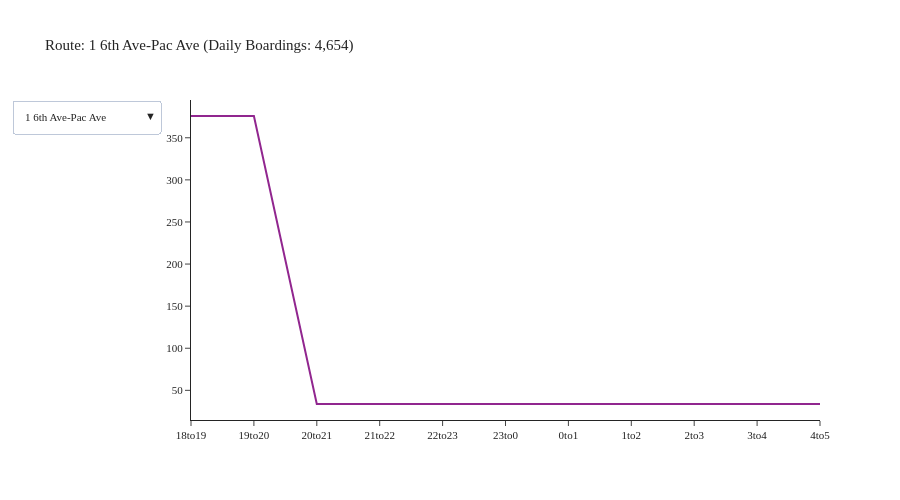

Notebook cell for this chart:
### Code cell
agency = 'Pierce Transit'
df = df_transit_line[df_transit_line['agency'] == agency]
df = df.groupby(['tod', 'description']).agg({'boardings': 'sum'}).reset_index()
fig = create_tod_chart(df)
fig.show()

### Figure 1 — Plotly figure (JSON) as saved in the notebook; plotly's stock layout.template omitted (floating-point values rounded to 4 significant figures)
{"data": [{"mode": "lines", "name": "1 6th Ave-Pac Ave", "type": "scatter", "visible": true, "x": ["18to19", "19to20", "20to21", "21to22", "22to23", "23to0", "0to1", "1to2", "2to3", "3to4", "4to5"], "y": [375.9, 375.9, 33.76, 33.76, 33.76, 33.76, 33.76, 33.76, 33.76, 33.76, 33.76]}, {"mode": "lines", "name": "10 Pearl Street", "type": "scatter", "visible": false, "x": ["18to19", "19to20", "20to21", "21to22", "22to23", "23to0", "0to1", "1to2", "2to3", "3to4", "4to5"], "y": [41.81, 41.81, 1.639, 1.639, 1.639, 1.639, 1.639, 1.639, 1.639, 1.639, 1.639]}, {"mode": "lines", "name": "100 Gig Harbor", "type": "scatter", "visible": false, "x": ["18to19", "19to20"], "y": [59.35, 59.35]}, {"mode": "lines", "name": "11 Pt Defiance", "type": "scatter", "visible": false, "x": ["18to19", "19to20", "20to21", "21to22", "22to23", "23to0", "0to1", "1to2", "2to3", "3to4", "4to5"], "y": [71.72, 71.72, 0.113, 0.113, 0.113, 0.113, 0.113, 0.113, 0.113, 0.113, 0.113]}, {"mode": "lines", "name": "13 N 30th Street", "type": "scatter", "visible": false, "x": ["18to19", "19to20"], "y": [8.503, 8.503]}, {"mode": "lines", "name": "16 North End", "type": "scatter", "visible": false, "x": ["18to19", "19to20", "20to21", "21to22", "22to23", "23to0", "0to1", "1to2", "2to3", "3to4", "4to5"], "y": [58.6, 58.6, 1.99, 1.99, 1.99, 1.99, 1.99, 1.99, 1.99, 1.99, 1.99]}, {"mode": "lines", "name": "2 S 19th-Bridgeport", "type": "scatter", "visible": false, "x": ["18to19", "19to20", "20to21", "21to22", "22to23", "23to0", "0to1", "1to2", "2to3", "3to4", "4to5"], "y": [195.5, 195.5, 25.8, 25.8, 25.8, 25.8, 25.8, 25.8, 25.8, 25.8, 25.8]}, {"mode": "lines", "name": "202 S 72nd Street", "type": "scatter", "visible": false, "x": ["18to19", "19to20", "20to21", "21to22", "22to23", "23to0", "0to1", "1to2", "2to3", "3to4", "4to5"], "y": [7.859, 7.859, 1.246, 1.246, 1.246, 1.246, 1.246, 1.246, 1.246, 1.246, 1.246]}, {"mode": "lines", "name": "206 PacHwy-Till_Madg", "type": "scatter", "visible": false, "x": ["18to19", "19to20", "20to21", "21to22", "22to23", "23to0", "0to1", "1to2", "2to3", "3to4", "4to5"], "y": [23.78, 23.78, 2.157, 2.157, 2.157, 2.157, 2.157, 2.157, 2.157, 2.157, 2.157]}, {"mode": "lines", "name": "212 Steilacoom", "type": "scatter", "visible": false, "x": ["18to19", "19to20", "20to21", "21to22", "22to23", "23to0", "0to1", "1to2", "2to3", "3to4", "4to5"], "y": [29.37, 29.37, 1.809, 1.809, 1.809, 1.809, 1.809, 1.809, 1.809, 1.809, 1.809]}, {"mode": "lines", "name": "214 Washington", "type": "scatter", "visible": false, "x": ["18to19", "19to20", "20to21", "21to22", "22to23", "23to0", "0to1", "1to2", "2to3", "3to4", "4to5"], "y": [27.73, 27.73, 3.294, 3.294, 3.294, 3.294, 3.294, 3.294, 3.294, 3.294, 3.294]}, {"mode": "lines", "name": "28 S 12th St", "type": "scatter", "visible": false, "x": ["18to19", "19to20", "20to21", "21to22", "22to23", "23to0", "0to1", "1to2", "2to3", "3to4", "4to5"], "y": [8.197, 8.197, 1.291, 1.291, 1.291, 1.291, 1.291, 1.291, 1.291, 1.291, 1.291]}, {"mode": "lines", "name": "3 Lakewood-Tacoma", "type": "scatter", "visible": false, "x": ["18to19", "19to20", "20to21", "21to22", "22to23", "23to0", "0to1", "1to2", "2to3", "3to4", "4to5"], "y": [173.8, 173.8, 4.327, 4.327, 4.327, 4.327, 4.327, 4.327, 4.327, 4.327, 4.327]}, {"mode": "lines", "name": "4 Lakewd-South Hill", "type": "scatter", "visible": false, "x": ["18to19", "19to20", "20to21", "21to22", "22to23", "23to0", "0to1", "1to2", "2to3", "3to4", "4to5"], "y": [122.9, 122.9, 2.044, 2.044, 2.044, 2.044, 2.044, 2.044, 2.044, 2.044, 2.044]}, {"mode": "lines", "name": "400 Puyllp-Tacoma", "type": "scatter", "visible": false, "x": ["18to19", "19to20", "20to21", "21to22", "22to23", "23to0", "0to1", "1to2", "2to3", "3to4", "4to5"], "y": [106.4, 106.4, 5.202, 5.202, 5.202, 5.202, 5.202, 5.202, 5.202, 5.202, 5.202]}, {"mode": "lines", "name": "402 Meridian", "type": "scatter", "visible": false, "x": ["18to19", "19to20"], "y": [100.3, 100.3]}, {"mode": "lines", "name": "409 Puyallup-S 72nd", "type": "scatter", "visible": false, "x": [], "y": []}, {"mode": "lines", "name": "41 S 56th St-Salish", "type": "scatter", "visible": false, "x": ["18to19", "19to20", "20to21", "21to22", "22to23", "23to0", "0to1", "1to2", "2to3", "3to4", "4to5"], "y": [43.0, 43.0, 4.417, 4.417, 4.417, 4.417, 4.417, 4.417, 4.417, 4.417, 4.417]}, {"mode": "lines", "name": "42 McKinley Ave", "type": "scatter", "visible": false, "x": ["18to19", "19to20", "20to21", "21to22", "22to23", "23to0", "0to1", "1to2", "2to3", "3to4", "4to5"], "y": [31.8, 31.8, 3.478, 3.478, 3.478, 3.478, 3.478, 3.478, 3.478, 3.478, 3.478]}, {"mode": "lines", "name": "425 Puyallup Cnectr", "type": "scatter", "visible": false, "x": [], "y": []}, {"mode": "lines", "name": "45 Yakima", "type": "scatter", "visible": false, "x": ["18to19", "19to20", "20to21", "21to22", "22to23", "23to0", "0to1", "1to2", "2to3", "3to4", "4to5"], "y": [14.48, 14.48, 0.7385, 0.7385, 0.7385, 0.7385, 0.7385, 0.7385, 0.7385, 0.7385, 0.7385]}, {"mode": "lines", "name": "48 Sheridan-M St", "type": "scatter", "visible": false, "x": ["18to19", "19to20", "20to21", "21to22", "22to23", "23to0", "0to1", "1to2", "2to3", "3to4", "4to5"], "y": [70.29, 70.29, 0.8136, 0.8136, 0.8136, 0.8136, 0.8136, 0.8136, 0.8136, 0.8136, 0.8136]}, {"mode": "lines", "name": "497 Lakelnd Hills Ex", "type": "scatter", "visible": false, "x": ["18to19", "19to20"], "y": [15.64, 15.64]}, {"mode": "lines", "name": "500 Federal Way", "type": "scatter", "visible": false, "x": ["18to19", "19to20", "20to21", "21to22", "22to23", "23to0", "0to1", "1to2", "2to3", "3to4", "4to5"], "y": [71.84, 71.84, 17.09, 17.09, 17.09, 17.09, 17.09, 17.09, 17.09, 17.09, 17.09]}, {"mode": "lines", "name": "501 Miltn-Fed Way", "type": "scatter", "visible": false, "x": ["18to19", "19to20"], "y": [91.39, 91.39]}, {"mode": "lines", "name": "52 Fircrest-TCC", "type": "scatter", "visible": false, "x": ["18to19", "19to20", "20to21", "21to22", "22to23", "23to0", "0to1", "1to2", "2to3", "3to4", "4to5"], "y": [5.651, 5.651, 0.4896, 0.4896, 0.4896, 0.4896, 0.4896, 0.4896, 0.4896, 0.4896, 0.4896]}, {"mode": "lines", "name": "53 University Plc", "type": "scatter", "visible": false, "x": ["18to19", "19to20", "20to21", "21to22", "22to23", "23to0", "0to1", "1to2", "2to3", "3to4", "4to5"], "y": [26.78, 26.78, 1.185, 1.185, 1.185, 1.185, 1.185, 1.185, 1.185, 1.185, 1.185]}, {"mode": "lines", "name": "54 S 38th St-Port Av", "type": "scatter", "visible": false, "x": ["18to19", "19to20", "20to21", "21to22", "22to23", "23to0", "0to1", "1to2", "2to3", "3to4", "4to5"], "y": [14.24, 14.24, 1.81, 1.81, 1.81, 1.81, 1.81, 1.81, 1.81, 1.81, 1.81]}, {"mode": "lines", "name": "55 Tacoma Mall", "type": "scatter", "visible": false, "x": ["18to19", "19to20", "20to21", "21to22", "22to23", "23to0", "0to1", "1to2", "2to3", "3to4", "4to5"], "y": [6.29, 6.29, 0.6508, 0.6508, 0.6508, 0.6508, 0.6508, 0.6508, 0.6508, 0.6508, 0.6508]}, {"mode": "lines", "name": "57 Union-19th-Hilltp", "type": "scatter", "visible": false, "x": ["18to19", "19to20", "20to21", "21to22", "22to23", "23to0", "0to1", "1to2", "2to3", "3to4", "4to5"], "y": [13.01, 13.01, 2.109, 2.109, 2.109, 2.109, 2.109, 2.109, 2.109, 2.109, 2.109]}, {"mode": "lines", "name": "63 NE Tacoma", "type": "scatter", "visible": false, "x": [], "y": []}], "layout": {"font": {"size": 11}, "height": 500, "title": {"text": "Route: 1 6th Ave-Pac Ave (Daily Boardings: 4,654)"}, "updatemenus": [{"buttons": [{"args": [{"visible": [true, false, false, false, false, false, false, false, false, false, false, false, false, false, false, false, false, false, false, false, false, false, false, false, false, false, false, false, false, false, false]}, {"title": "Route: 1 6th Ave-Pac Ave (Daily Boardings: 4,654)"}], "label": "1 6th Ave-Pac Ave", "method": "update"}, {"args": [{"visible": [false, true, false, false, false, false, false, false, false, false, false, false, false, false, false, false, false, false, false, false, false, false, false, false, false, false, false, false, false, false, false]}, {"title": "Route: 10 Pearl Street (Daily Boardings: 775)"}], "label": "10 Pearl Street", "method": "update"}, {"args": [{"visible": [false, false, true, false, false, false, false, false, false, false, false, false, false, false, false, false, false, false, false, false, false, false, false, false, false, false, false, false, false, false, false]}, {"title": "Route: 100 Gig Harbor (Daily Boardings: 675)"}], "label": "100 Gig Harbor", "method": "update"}, {"args": [{"visible": [false, false, false, true, false, false, false, false, false, false, false, false, false, false, false, false, false, false, false, false, false, false, false, false, false, false, false, false, false, false, false]}, {"title": "Route: 11 Pt Defiance (Daily Boardings: 810)"}], "label": "11 Pt Defiance", "method": "update"}, {"args": [{"visible": [false, false, false, false, true, false, false, false, false, false, false, false, false, false, false, false, false, false, false, false, false, false, false, false, false, false, false, false, false, false, false]}, {"title": "Route: 13 N 30th Street (Daily Boardings: 114)"}], "label": "13 N 30th Street", "method": "update"}, {"args": [{"visible": [false, false, false, false, false, true, false, false, false, false, false, false, false, false, false, false, false, false, false, false, false, false, false, false, false, false, false, false, false, false, false]}, {"title": "Route: 16 North End (Daily Boardings: 622)"}], "label": "16 North End", "method": "update"}, {"args": [{"visible": [false, false, false, false, false, false, true, false, false, false, false, false, false, false, false, false, false, false, false, false, false, false, false, false, false, false, false, false, false, false, false]}, {"title": "Route: 2 S 19th-Bridgeport (Daily Boardings: 2,372)"}], "label": "2 S 19th-Bridgeport", "method": "update"}, {"args": [{"visible": [false, false, false, false, false, false, false, true, false, false, false, false, false, false, false, false, false, false, false, false, false, false, false, false, false, false, false, false, false, false, false]}, {"title": "Route: 202 S 72nd Street (Daily Boardings: 227)"}], "label": "202 S 72nd Street", "method": "update"}, {"args": [{"visible": [false, false, false, false, false, false, false, false, true, false, false, false, false, false, false, false, false, false, false, false, false, false, false, false, false, false, false, false, false, false, false]}, {"title": "Route: 206 PacHwy-Till_Madg (Daily Boardings: 389)"}], "label": "206 PacHwy-Till_Madg", "method": "update"}, {"args": [{"visible": [false, false, false, false, false, false, false, false, false, true, false, false, false, false, false, false, false, false, false, false, false, false, false, false, false, false, false, false, false, false, false]}, {"title": "Route: 212 Steilacoom (Daily Boardings: 425)"}], "label": "212 Steilacoom", "method": "update"}, {"args": [{"visible": [false, false, false, false, false, false, false, false, false, false, true, false, false, false, false, false, false, false, false, false, false, false, false, false, false, false, false, false, false, false, false]}, {"title": "Route: 214 Washington (Daily Boardings: 471)"}], "label": "214 Washington", "method": "update"}, {"args": [{"visible": [false, false, false, false, false, false, false, false, false, false, false, true, false, false, false, false, false, false, false, false, false, false, false, false, false, false, false, false, false, false, false]}, {"title": "Route: 28 S 12th St (Daily Boardings: 295)"}], "label": "28 S 12th St", "method": "update"}, {"args": [{"visible": [false, false, false, false, false, false, false, false, false, false, false, false, true, false, false, false, false, false, false, false, false, false, false, false, false, false, false, false, false, false, false]}, {"title": "Route: 3 Lakewood-Tacoma (Daily Boardings: 1,636)"}], "label": "3 Lakewood-Tacoma", "method": "update"}, {"args": [{"visible": [false, false, false, false, false, false, false, false, false, false, false, false, false, true, false, false, false, false, false, false, false, false, false, false, false, false, false, false, false, false, false]}, {"title": "Route: 4 Lakewd-South Hill (Daily Boardings: 1,406)"}], "label": "4 Lakewd-South Hill", "method": "update"}, {"args": [{"visible": [false, false, false, false, false, false, false, false, false, false, false, false, false, false, true, false, false, false, false, false, false, false, false, false, false, false, false, false, false, false, false]}, {"title": "Route: 400 Puyllp-Tacoma (Daily Boardings: 1,423)"}], "label": "400 Puyllp-Tacoma", "method": "update"}, {"args": [{"visible": [false, false, false, false, false, false, false, false, false, false, false, false, false, false, false, true, false, false, false, false, false, false, false, false, false, false, false, false, false, false, false]}, {"title": "Route: 402 Meridian (Daily Boardings: 1,555)"}], "label": "402 Meridian", "method": "update"}, {"args": [{"visible": [false, false, false, false, false, false, false, false, false, false, false, false, false, false, false, false, true, false, false, false, false, false, false, false, false, false, false, false, false, false, false]}, {"title": "Route: 409 Puyallup-S 72nd (Daily Boardings: 89)"}], "label": "409 Puyallup-S 72nd", "method": "update"}, {"args": [{"visible": [false, false, false, false, false, false, false, false, false, false, false, false, false, false, false, false, false, true, false, false, false, false, false, false, false, false, false, false, false, false, false]}, {"title": "Route: 41 S 56th St-Salish (Daily Boardings: 996)"}], "label": "41 S 56th St-Salish", "method": "update"}, {"args": [{"visible": [false, false, false, false, false, false, false, false, false, false, false, false, false, false, false, false, false, false, true, false, false, false, false, false, false, false, false, false, false, false, false]}, {"title": "Route: 42 McKinley Ave (Daily Boardings: 642)"}], "label": "42 McKinley Ave", "method": "update"}, {"args": [{"visible": [false, false, false, false, false, false, false, false, false, false, false, false, false, false, false, false, false, false, false, true, false, false, false, false, false, false, false, false, false, false, false]}, {"title": "Route: 425 Puyallup Cnectr (Daily Boardings: 75)"}], "label": "425 Puyallup Cnectr", "method": "update"}, {"args": [{"visible": [false, false, false, false, false, false, false, false, false, false, false, false, false, false, false, false, false, false, false, false, true, false, false, false, false, false, false, false, false, false, false]}, {"title": "Route: 45 Yakima (Daily Boardings: 425)"}], "label": "45 Yakima", "method": "update"}, {"args": [{"visible": [false, false, false, false, false, false, false, false, false, false, false, false, false, false, false, false, false, false, false, false, false, true, false, false, false, false, false, false, false, false, false]}, {"title": "Route: 48 Sheridan-M St (Daily Boardings: 981)"}], "label": "48 Sheridan-M St", "method": "update"}, {"args": [{"visible": [false, false, false, false, false, false, false, false, false, false, false, false, false, false, false, false, false, false, false, false, false, false, true, false, false, false, false, false, false, false, false]}, {"title": "Route: 497 Lakelnd Hills Ex (Daily Boardings: 169)"}], "label": "497 Lakelnd Hills Ex", "method": "update"}, {"args": [{"visible": [false, false, false, false, false, false, false, false, false, false, false, false, false, false, false, false, false, false, false, false, false, false, false, true, false, false, false, false, false, false, false]}, {"title": "Route: 500 Federal Way (Daily Boardings: 918)"}], "label": "500 Federal Way", "method": "update"}, {"args": [{"visible": [false, false, false, false, false, false, false, false, false, false, false, false, false, false, false, false, false, false, false, false, false, false, false, false, true, false, false, false, false, false, false]}, {"title": "Route: 501 Miltn-Fed Way (Daily Boardings: 979)"}], "label": "501 Miltn-Fed Way", "method": "update"}, {"args": [{"visible": [false, false, false, false, false, false, false, false, false, false, false, false, false, false, false, false, false, false, false, false, false, false, false, false, false, true, false, false, false, false, false]}, {"title": "Route: 52 Fircrest-TCC (Daily Boardings: 203)"}], "label": "52 Fircrest-TCC", "method": "update"}, {"args": [{"visible": [false, false, false, false, false, false, false, false, false, false, false, false, false, false, false, false, false, false, false, false, false, false, false, false, false, false, true, false, false, false, false]}, {"title": "Route: 53 University Plc (Daily Boardings: 683)"}], "label": "53 University Plc", "method": "update"}, {"args": [{"visible": [false, false, false, false, false, false, false, false, false, false, false, false, false, false, false, false, false, false, false, false, false, false, false, false, false, false, false, true, false, false, false]}, {"title": "Route: 54 S 38th St-Port Av (Daily Boardings: 190)"}], "label": "54 S 38th St-Port Av", "method": "update"}, {"args": [{"visible": [false, false, false, false, false, false, false, false, false, false, false, false, false, false, false, false, false, false, false, false, false, false, false, false, false, false, false, false, true, false, false]}, {"title": "Route: 55 Tacoma Mall (Daily Boardings: 150)"}], "label": "55 Tacoma Mall", "method": "update"}, {"args": [{"visible": [false, false, false, false, false, false, false, false, false, false, false, false, false, false, false, false, false, false, false, false, false, false, false, false, false, false, false, false, false, true, false]}, {"title": "Route: 57 Union-19th-Hilltp (Daily Boardings: 525)"}], "label": "57 Union-19th-Hilltp", "method": "update"}, {"args": [{"visible": [false, false, false, false, false, false, false, false, false, false, false, false, false, false, false, false, false, false, false, false, false, false, false, false, false, false, false, false, false, false, true]}, {"title": "Route: 63 NE Tacoma (Daily Boardings: 35)"}], "label": "63 NE Tacoma", "method": "update"}], "direction": "down", "showactive": true}], "width": 900, "yaxis": {"tickformat": ".00f"}}}
